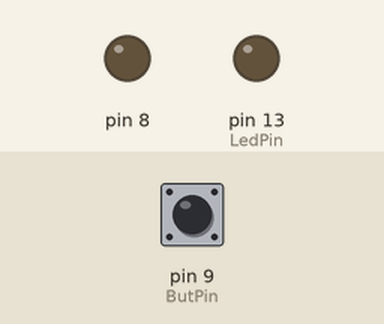
This sketch was run on a simulated Arduino Uno, built with avr-gcc and run on an emulated ATmega328P. On the bench: output pins drawn as LEDs (lit = HIGH). The test bench sets the inputs (shaded band); at power-on: pin 9 (ButPin) LOW.

Above: at 1.2 s.
1.3 s: pin 9 (ButPin) pulled HIGH for 0.15 s
At 2.1 s:
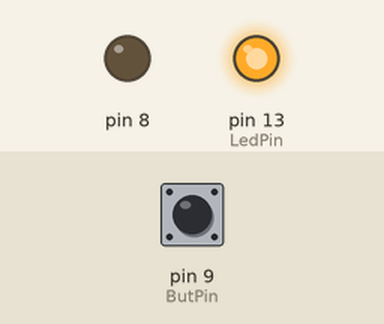
2.9 s: pin 9 (ButPin) pulled HIGH for 1 s
At 3.3 s:
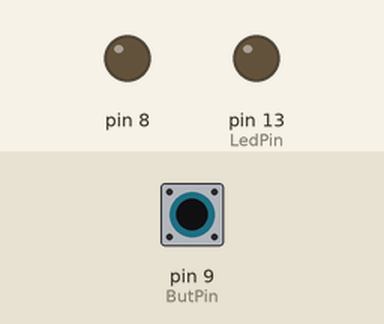
5.4 s: pin 9 (ButPin) pulled HIGH for 3.2 s
At 6.4 s:
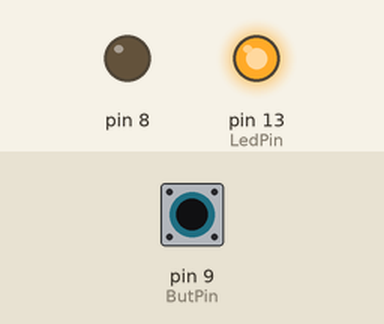
Timing chart, 0 to 8.4 s (numbered marks = the images above; inputs shaded):
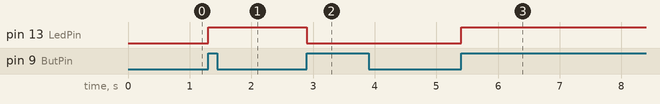

The sketch:

_________.ino
```cpp
int LedPin = 13;             // Подключаем светодиод к порту 13
int ButPin = 9;             // Подключаем кнопку к выходу 10
int flag = 0;                // флаг состояния
int flag2 = 0;
void setup()
{
  pinMode(LedPin, OUTPUT);   // Инициализируем порт "ledPin" как выходной
pinMode(9, INPUT);
pinMode(8, OUTPUT);
}

void loop()
{
  if(digitalRead(ButPin) == HIGH && flag == 0)
    {
      digitalWrite(LedPin, !digitalRead(LedPin));
      flag = 1;
    }

  if(digitalRead(ButPin) == LOW && flag == 1)
    {
      flag = 0;
    } if(digitalRead(ButPin) == HIGH && flag2 == 0)
    {
      digitalWrite(9, !digitalRead(9));
      flag = 1;
    }

  if(digitalRead(ButPin) == LOW && flag2 == 1)
    {
      flag = 0;
    }

}
```

Measured:
- after the input at 1.3 s, pin 13 (LedPin): LOW → HIGH at once
- after the input at 2.9 s, pin 13 (LedPin): HIGH → LOW at once
- after the input at 5.4 s, pin 13 (LedPin): LOW → HIGH at once
